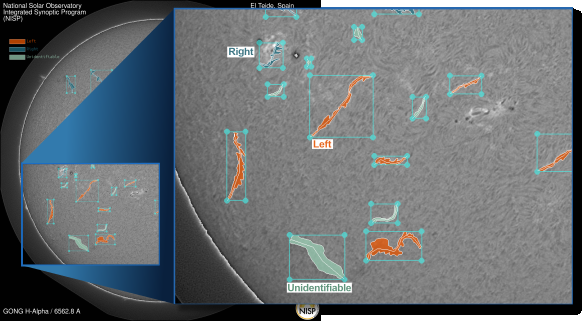
#> input picture desc/inbox_3070992_7b19d336400715aa6b69a895f6cee0ed_magfilo_segmentation_examples.png, 583 x 321 px
$ python -i preprocessing.py   (imports and definitions only)
#> lines starting #> are read from the running program, lines starting #| are printed output that depends on the picture; after the words box and inside, x2 and y2 are one past the last pixel; in counts of white or black regions, pixels touching at a corner belong together
import cv2
import numpy as np

def get_disk_mask(image):
    """
    Separates the solar disk from the black space background using Otsu thresholding
    and circle fitting.
    """
    # 1. Otsu Thresholding to separate foreground (sun) from background (space)
    _, thresh = cv2.threshold(image, 0, 255, cv2.THRESH_BINARY + cv2.THRESH_OTSU)

    # 2. Find the largest contour to identify the solar disk
    contours, _ = cv2.findContours(thresh, cv2.RETR_EXTERNAL, cv2.CHAIN_APPROX_SIMPLE)
    if not contours:
        return np.zeros_like(image)

    largest_contour = max(contours, key=cv2.contourArea)

    # 3. Fit a circle to the largest contour for a smooth mask
    (x, y), radius = cv2.minEnclosingCircle(largest_contour)

    mask = np.zeros_like(image)
    cv2.circle(mask, (int(x), int(y)), int(radius), 255, -1)
    return mask

def apply_clahe(image):
    """
    Applies Contrast Limited Adaptive Histogram Equalization to amplify
    the subtle contrast between filaments and the solar disk.
    """
    clahe = cv2.createCLAHE(clipLimit=2.0, tileGridSize=(8,8))
    return clahe.apply(image)

def preprocess_image(image):
    """
    Full preprocessing pipeline: Disk Masking -> Space Zeroing -> CLAHE.

    Args:
        image (np.ndarray): Grayscale image of size (2048, 2048).

    Returns:
        enhanced_image (np.ndarray): CLAHE enhanced image.
        disk_mask (np.ndarray): Binary mask of the solar disk.
    """
    # Get disk mask to isolate the sun from space
    disk_mask = get_disk_mask(image)

    # Mask out space (set all pixels outside the disk to 0)
    masked_image = cv2.bitwise_and(image, image, mask=disk_mask)

    # Apply CLAHE to amplify local contrast of filaments
    enhanced_image = apply_clahe(masked_image)

    return enhanced_image, disk_mask

>>> import cv2
>>> picture = cv2.imread('../desc/inbox_3070992_7b19d336400715aa6b69a895f6cee0ed_magfilo_segmentation_examples.png', cv2.IMREAD_GRAYSCALE)
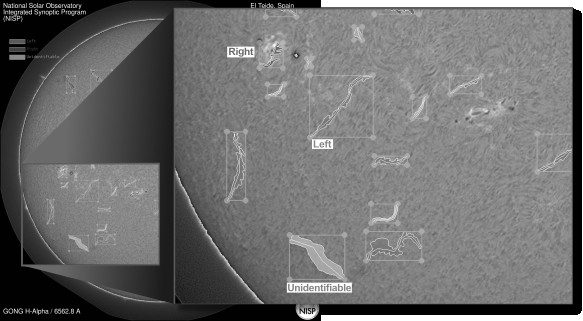
#> picture: shape (321, 583); min 0, max 255, mean 108.6
>>> result = preprocess_image(picture)
#> in get_disk_mask, `_, thresh = cv2.threshold(image, 0, 255, cv2.THRESH_BINARY + cv2.THRES..`:
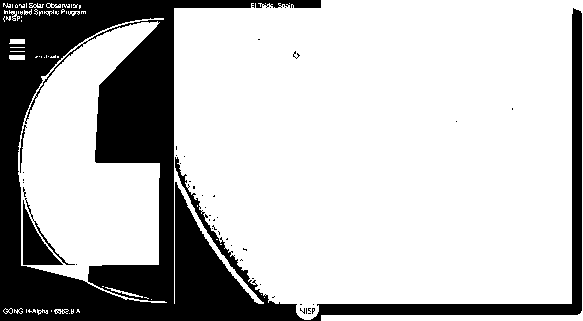
#> thresh: shape (321, 583); 74.9% white; 47 black regions (43 under 20 px)
#> in get_disk_mask, `contours, _ = cv2.findContours(thresh, cv2.RETR_EXTERNAL, cv2.CHAIN_AP..`: contours = 64 contours, 54 with area under 20; largest, box (x1, y1, x2, y2) and area: (174, 0, 583, 321) 115182, (18, 18, 167, 303) 23634, (9, 55, 25, 60) 60, (9, 39, 25, 44) 56, (105, 287, 143, 298) 42
#> in get_disk_mask, `largest_contour = max(contours, key=cv2.contourArea)`: largest_contour = contour of 522 points, box (x1, y1, x2, y2) (174, 0, 583, 321), area 115182
#> in get_disk_mask, `(x, y), radius = cv2.minEnclosingCircle(largest_contour)`: x = 381.1; y = 160; radius = 256.9
#> in get_disk_mask, `cv2.circle(mask, (int(x), int(y)), int(radius), 255, -1)`:
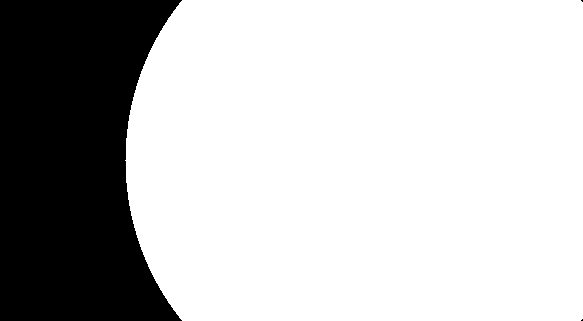
#> mask: shape (321, 583); 75.4% white; 3 black regions (2 under 20 px), largest, box (x1, y1, x2, y2) and area: (0, 0, 182, 321) 46049
#> in preprocess_image, `masked_image = cv2.bitwise_and(image, image, mask=disk_mask)`:
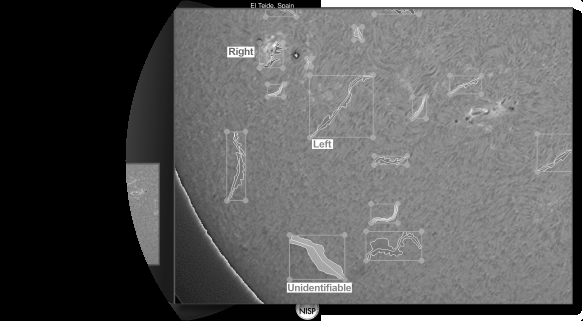
#> masked_image: shape (321, 583); min 0, max 255, mean 90.7
#> in apply_clahe, `return clahe.apply(image)`:
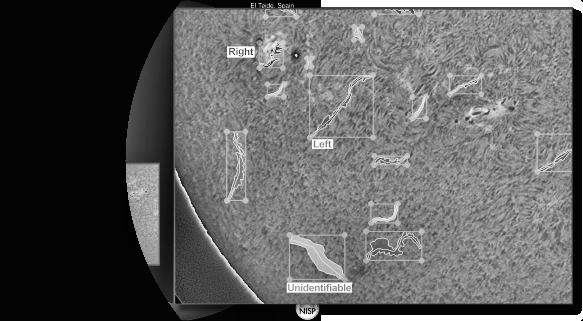
#> returned value: shape (321, 583); min 1, max 255, mean 93.3

$ run again, on desc/inbox_3070992_77fe20a042912564b30d941836d26f70_filament_GONG_20240103224642Ch.png
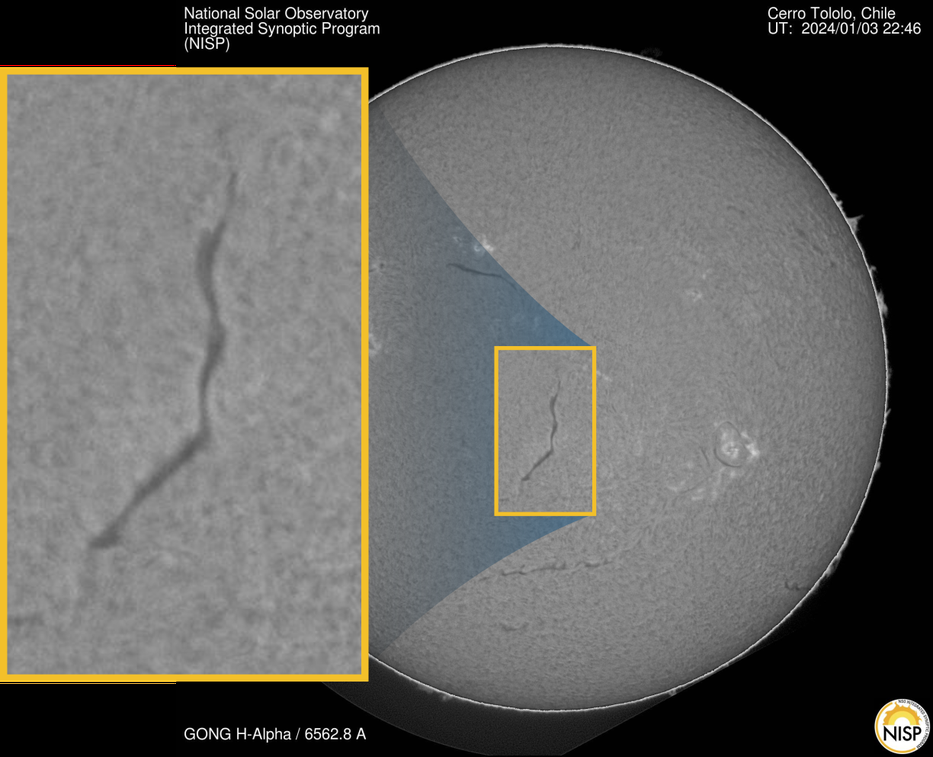
#> input picture desc/inbox_3070992_77fe20a042912564b30d941836d26f70_filament_GONG_20240103224642Ch.png, 933 x 757 px, shrunk from 1224 x 993 before the run
#> in get_disk_mask, `_, thresh = cv2.threshold(image, 0, 255, cv2.THRESH_BINARY + cv2.THRES..`:
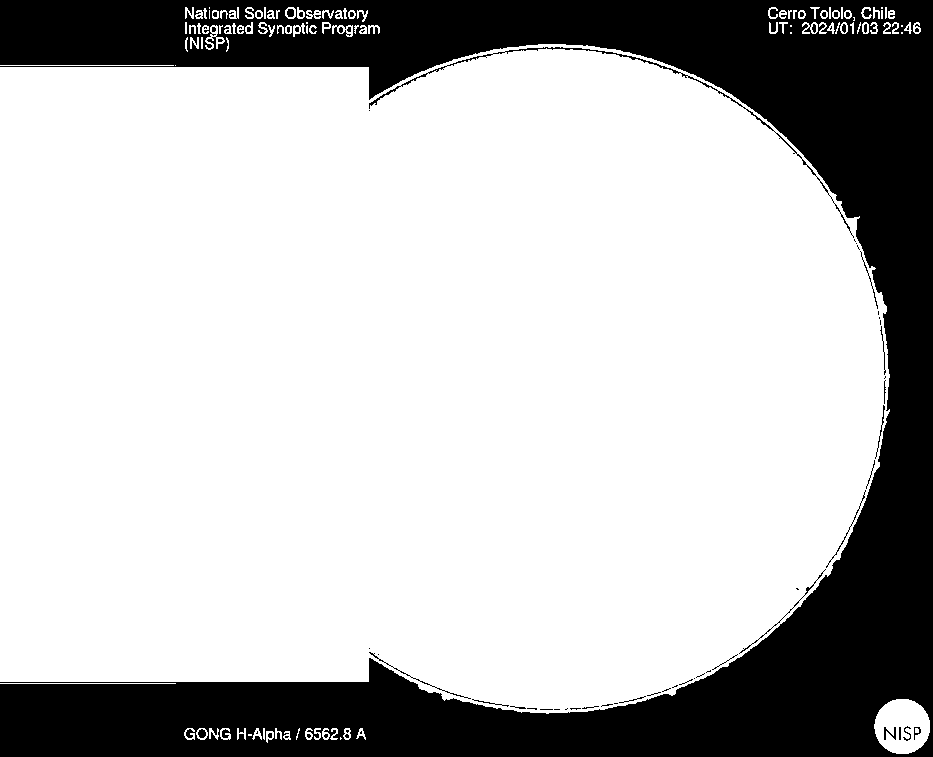
#> thresh: shape (757, 933); 74.4% white; 87 black regions (62 under 20 px)
#> contours = 109 contours, 44 with area under 20; largest, box (x1, y1, x2, y2) and area: (0, 44, 890, 714) 519000, (874, 699, 930, 754) 2360, (205, 25, 225, 50) 148, (332, 25, 353, 37) 123, (196, 728, 208, 740) 97
#> largest_contour = contour of 728 points, box (x1, y1, x2, y2) (0, 44, 890, 714), area 519000
#> x = 392.4; y = 374; radius = 498.2
#> mask: shape (757, 933); 89.1% white; 3 black regions, box (x1, y1, x2, y2) and area: (712, 0, 933, 757) 72569, (0, 682, 73, 757) 2595, (0, 0, 64, 67) 2044
#> in apply_clahe, `return clahe.apply(image)`:
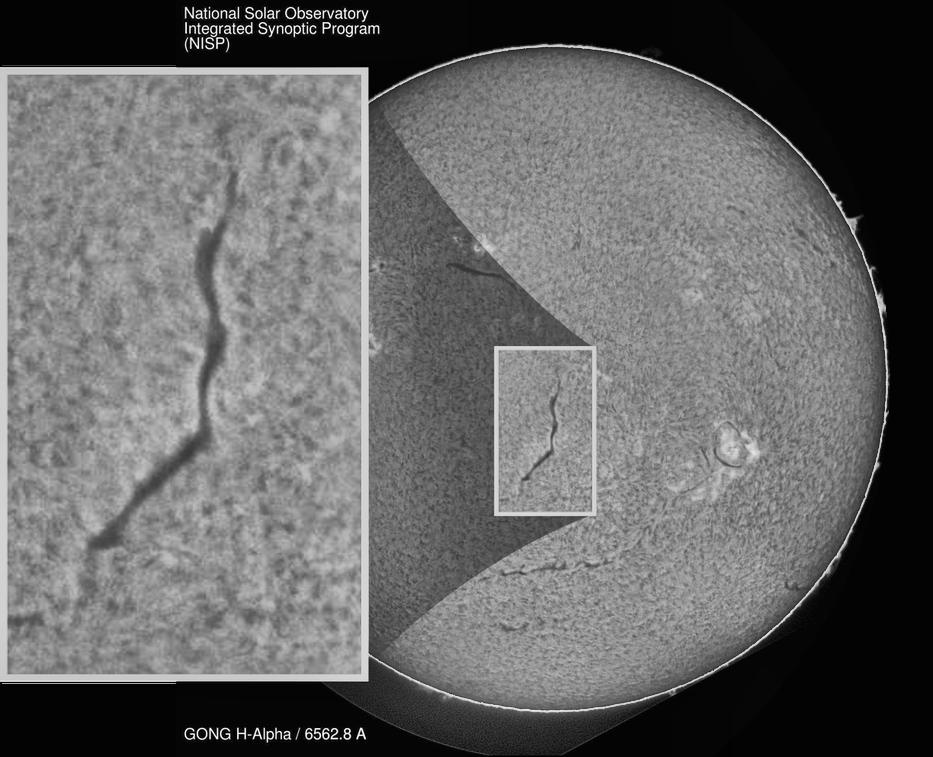
#> returned value: shape (757, 933); min 1, max 255, mean 101.7
